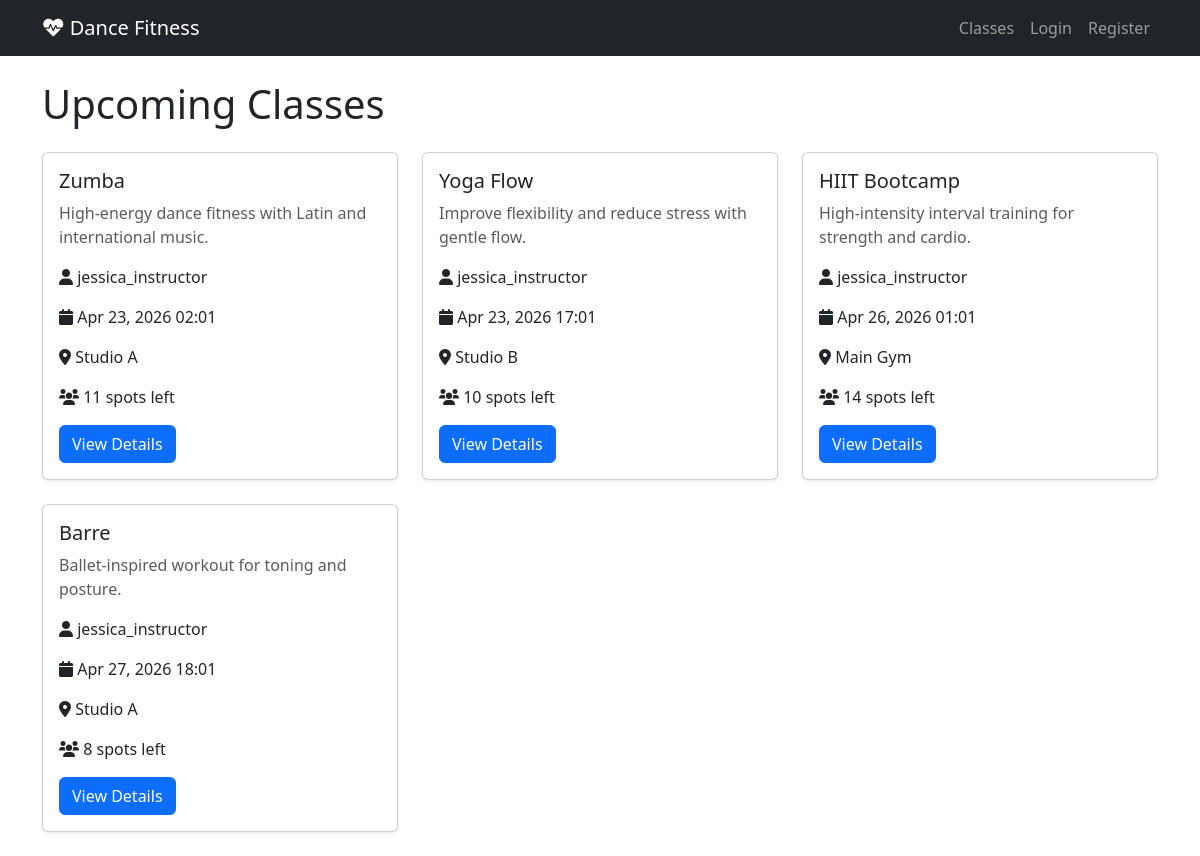
Before: / with the older database file.
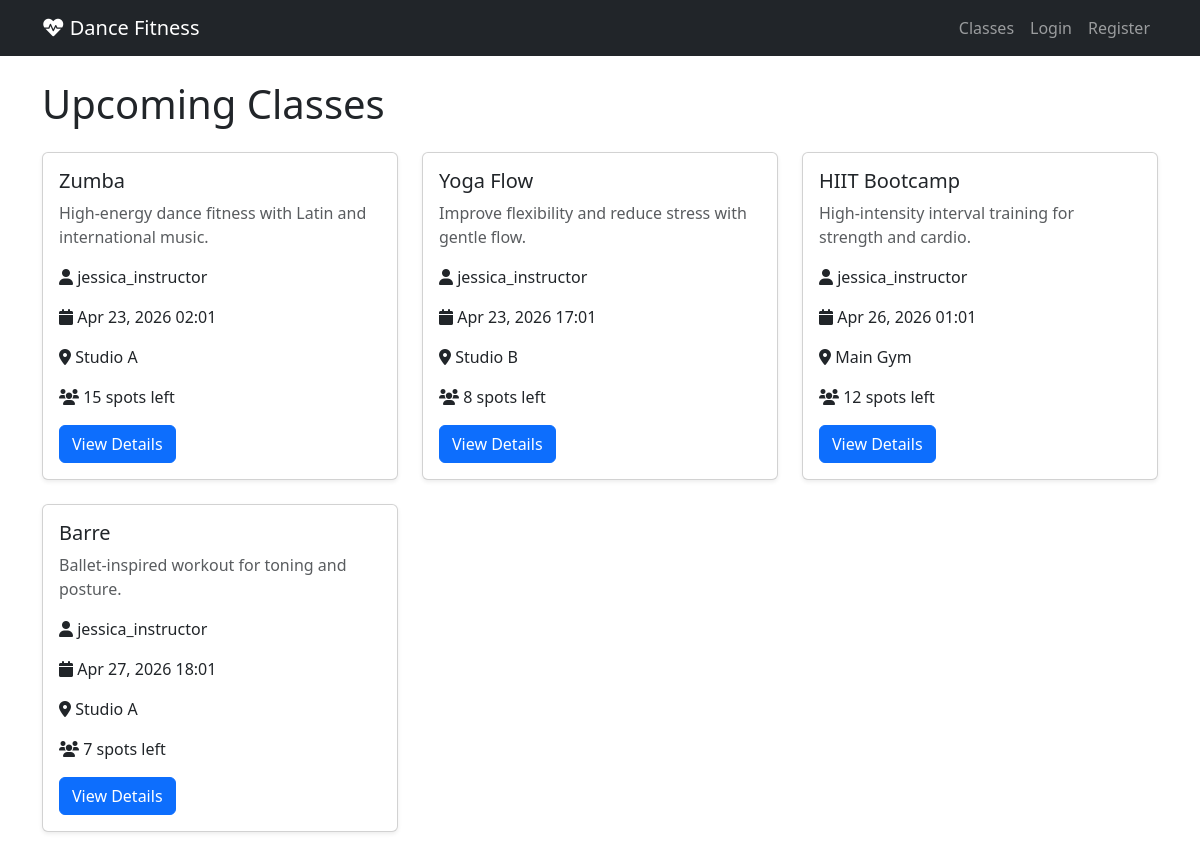
After: the same page with the newer database file.
### booking/models.py (models this page shows, shortened)
class ScheduledClass(models.Model):
    class_type = models.ForeignKey(ClassType, on_delete=models.CASCADE, related_name='scheduled_class')
    instructor = models.ForeignKey(User, on_delete=models.CASCADE, limit_choices_to={'is_instructor': True})
    start_time = models.DateTimeField()
    capacity = models.IntegerField(default=18)
    location = models.CharField(max_length=200)
    def remaining_spots(self):
        booked = self.bookings.filter(status='confirmed').count()
        return self.capacity - booked

class ClassType(models.Model):
    name = models.CharField(max_length=200)
    description = models.TextField()
    category = models.ForeignKey(Category, on_delete=models.SET_NULL, null=True, blank=True)
    duration = models.IntegerField(default=60)

class User(AbstractUser):
    is_instructor = models.BooleanField(default=False)
    bio = models.TextField(max_length=500, blank=True)

### booking/views.py (the view)
# urls.py: path("", views.index, name="index"),
def index(request):
    upcoming_classes = ScheduledClass.objects.filter(
        start_time__gte=timezone.now()
    ).order_by('start_time')
    return render(request, "booking/index.html", {
        "classes": upcoming_classes
    })

### booking/templates/booking/index.html (shortened to what this page needs)
{% extends "booking/layout.html" %}
{% block body %}
    <h1 class="mb-4">Upcoming Classes</h1>
    <div class="row">
        {% for class in classes %}
            <div class="col-md-4 mb-4">
                <div class="card h-100 shadow-sm">
                    <div class="card-body">
                        <h5 class="card-title">{{ class.class_type.name }}</h5>
                        <p class="card-text text-muted">{{ class.class_type.description|truncatewords:15 }}</p>
                        <p><i class="fas fa-user"></i> {{ class.instructor.username }}</p>
                        <p><i class="fas fa-calendar"></i> {{ class.start_time|date:"M d, Y H:i" }}</p>
                        <p><i class="fas fa-map-marker-alt"></i> {{ class.location }}</p>
                        <p><i class="fas fa-users"></i> {{ class.remaining_spots }} spots left</p>
                        <a href="{% url 'class_detail' class.id %}" class="btn btn-primary">View Details</a>
                    </div>
                </div>
            </div>
        {% empty %}
            <p>No upcoming classes available.</p>
        {% endfor %}
    </div>
{% endblock %}

### booking/templates/booking/layout.html (shortened to what this page needs)
{% load static %}
<!DOCTYPE html>
<html lang="en">
<head>
    <link href="https://cdn.jsdelivr.net/npm/bootstrap@5.3.0/dist/css/bootstrap.min.css" rel="stylesheet">
    <link rel="stylesheet" href="https://cdnjs.cloudflare.com/ajax/libs/font-awesome/6.0.0/css/all.min.css">
</head>
<body>
    <nav class="navbar navbar-expand-lg navbar-dark bg-dark">
        <div class="container">
            <a class="navbar-brand" href="{% url 'index' %}">
                <i class="fas fa-heartbeat"></i> Dance Fitness
            </a>
            <div class="collapse navbar-collapse" id="navbarNav">
                <ul class="navbar-nav ms-auto">
                    <li class="nav-item">
                        <a class="nav-link" href="{% url 'index' %}">Classes</a>
                    </li>
                    {% if user.is_authenticated %}
                        <li class="nav-item">
                            <a class="nav-link" href="{% url 'dashboard' %}">Dashboard</a>
                        </li>
                        {% if user.is_instructor %}
                            <li class="nav-item">
                                <a class="nav-link" href="{% url 'create_class' %}">Create Class</a>
                            </li>
                        {% endif %}
                        <li class="nav-item">
                            <a class="nav-link" href="{% url 'logout' %}">Logout ({{ user.username }})</a>
                        </li>
                    {% else %}
                        <li class="nav-item">
                            <a class="nav-link" href="{% url 'login' %}">Login</a>
                        </li>
                        <li class="nav-item">
                            <a class="nav-link" href="{% url 'register' %}">Register</a>
                        </li>
                    {% endif %}
                </ul>
            </div>
        </div>
    </nav>
    <div class="container mt-4">
        {% block body %}
        {% endblock %}
    </div>
</body>
</html>

Changed rows visible on the page:
changed ScheduledClass "Apr 23, 2026 02:01": remaining_spots "11" → "15"
changed ScheduledClass "Apr 23, 2026 17:01": remaining_spots "10" → "8"
changed ScheduledClass "Apr 26, 2026 01:01": remaining_spots "14" → "12"
computed for ScheduledClass "Apr 27, 2026 18:01": remaining_spots "8" → "7"
